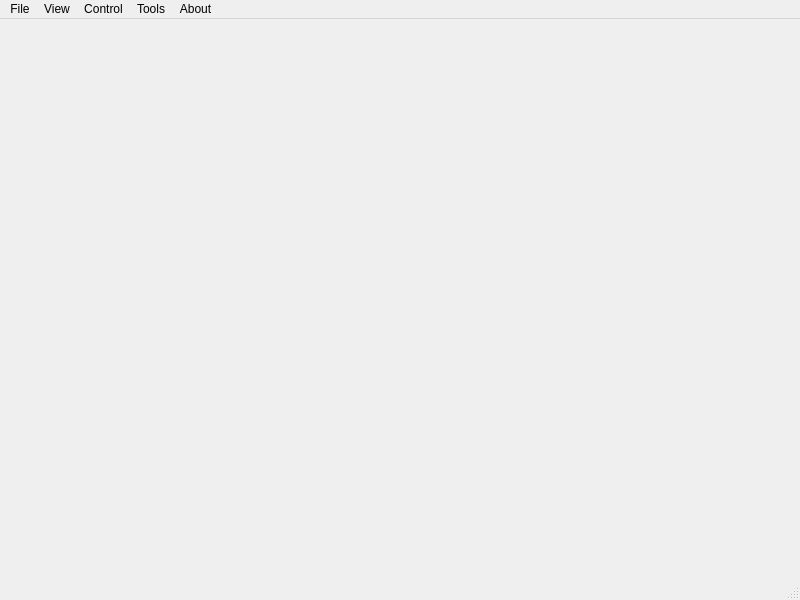
<?xml version="1.0" encoding="UTF-8"?>
<ui version="4.0">
 <class>XprotolabInterface</class>
 <widget class="QMainWindow" name="XprotolabInterface">
  <property name="geometry">
   <rect>
    <x>0</x>
    <y>0</y>
    <width>800</width>
    <height>600</height>
   </rect>
  </property>
  <property name="windowTitle">
   <string>XScopes Interface Software</string>
  </property>
  <property name="windowIcon">
   <iconset resource="xprotolabinterface.qrc">
    <normaloff>:/images/images/GT-icon16.png</normaloff>:/images/images/GT-icon16.png</iconset>
  </property>
  <widget class="QWidget" name="centralwidget"/>
  <widget class="QMenuBar" name="menubar">
   <property name="geometry">
    <rect>
     <x>0</x>
     <y>0</y>
     <width>800</width>
     <height>22</height>
    </rect>
   </property>
   <widget class="QMenu" name="menuFile">
    <property name="title">
     <string>File</string>
    </property>
   </widget>
   <widget class="QMenu" name="menuView">
    <property name="title">
     <string>View</string>
    </property>
   </widget>
   <widget class="QMenu" name="menuTools">
    <property name="title">
     <string>Tools</string>
    </property>
    <addaction name="actionUpgrade_Firmware"/>
   </widget>
   <widget class="QMenu" name="menuControl">
    <property name="title">
     <string>Control</string>
    </property>
   </widget>
   <widget class="QMenu" name="menuAbout">
    <property name="title">
     <string>About</string>
    </property>
   </widget>
   <addaction name="menuFile"/>
   <addaction name="menuView"/>
   <addaction name="menuControl"/>
   <addaction name="menuTools"/>
   <addaction name="menuAbout"/>
  </widget>
  <widget class="QStatusBar" name="statusbar"/>
  <action name="actionUpgrade_Firmware">
   <property name="icon">
    <iconset resource="xprotolabinterface.qrc">
     <normaloff>:/images/images/download2.png</normaloff>:/images/images/download2.png</iconset>
   </property>
   <property name="text">
    <string>Upgrade Firmware</string>
   </property>
  </action>
 </widget>
 <resources>
  <include location="xprotolabinterface.qrc"/>
 </resources>
 <connections/>
</ui>
